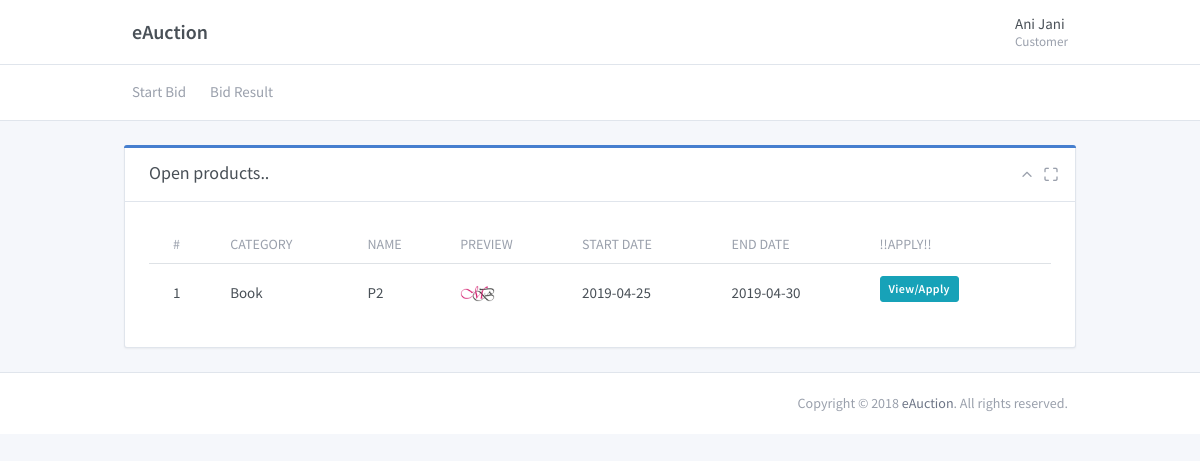
/bid_do.php (signed in), run on the app's committed database.
### tables this page shows
CREATE TABLE `category` (
  `cat_id` int(11) NOT NULL,
  `category` varchar(15) NOT NULL,
  `status` varchar(5) NOT NULL DEFAULT '-1',
  `added_by` varchar(5) NOT NULL DEFAULT '-1'
);

CREATE TABLE `product` (
  `pr_id` int(11) NOT NULL,
  `cat_id` int(11) NOT NULL,
  `name` varchar(50) NOT NULL,
  `price` varchar(50) NOT NULL,
  `mfg_yr` varchar(5) NOT NULL,
  `des` varchar(100) NOT NULL,
  `key_points` varchar(50) NOT NULL,
  `url` varchar(50) NOT NULL,
  `img` varchar(50) NOT NULL,
  `added_by` varchar(5) NOT NULL,
  `status` varchar(5) NOT NULL DEFAULT '-1'
);

CREATE TABLE `bid_info` (
  `bi_id` int(11) NOT NULL,
  `pr_id` int(11) NOT NULL,
  `start_date` date NOT NULL,
  `end_date` date NOT NULL,
  `status` varchar(5) NOT NULL DEFAULT '-1',
  `cu_id` varchar(5) NOT NULL DEFAULT '-1'
);

### bid_do.php (the view, shortened to what this page needs)
<?php
	include "head.php";
?>
<div class="col-lg-10 mx-auto my-md-5">
	<div class="col-xl-12" id="pr_list">
		<div class="card">
			<div class="card-header">
				<div class="card-status bg-blue"></div>
				<h3 class="card-title">Open products..</h3>
				<div class="card-options">
					<a href="#" class="card-options-collapse" data-toggle="card-collapse"><i class="fe fe-chevron-up"></i></a>
					<a href="#" class="card-options-fullscreen" data-toggle="card-fullscreen"><i class="fe fe-maximize"></i></a>
				</div>
			</div>
			<div class="card-body">
				<div class="table-responsive">
					<table class="table table-hover table-outline table-vcenter text-nowrap card-table">
						<thead>
							<tr>
								<th>#</th>
								<th>Category</th>
								<th>Name</th>
								<th>Preview</th>
								<th>Start Date</th>
								<th>End Date</th>
								<th>!!Apply!!</th>
							</tr>
						</thead>
						<tbody>
							<?php
								$uid=$_SESSION['uid'];
								$qone="SELECT * from category c, bid_info b inner join product p on b.pr_id=p.pr_id WHERE p.cat_id=c.cat_id && b.bi_id NOT IN (select bi_id from bids where cu_id='$uid')";
								$eone=$conn->query($qone);
								$i=0;
								while($r1=$eone->fetch_object()){
									$i++;
									echo "<tr>";
									echo "<td>$i</td>";
									echo "<td>$r1->category</td>";
									echo "<td>$r1->name</td>";
									echo "<td><a href='$r1->img' target='_blank'><img src='$r1->img' width='35px' /></a></td>";
									echo "<td>$r1->start_date</td>";
									echo "<td>$r1->end_date</td>";
									$sdate=strtotime($r1->start_date);
									$edate=strtotime($r1->end_date);
									$cdate=strtotime(date('Y-m-d'));
									if(($cdate>=$sdate) && ($cdate<=$edate)){
										$temp=$r1->bi_id;
										echo "<td><button class='btn btn-teal btn-sm' id='$r1->pr_id' onclick='show_info(this.id,$temp);'>View/Apply</button></td>";
									}
									else{
										echo "<td><label class='btn btn-cyan btn-sm'>View/Apply</label></td>";
									}
									echo "</tr>";
								}
							?>
						</tbody>
					</table>
				</div>
			</div>
		</div>
	</div>
</div>
<?php
	include "foot.php";
?>

### data on the page
category: category "Book", product.name "P2", product.img (picture), bid_info.start_date "2019-04-25", bid_info.end_date "2019-04-30"

### other printed values
$site_title "eAuction"
$_SESSION['uname'] "Ani Jani"
$_SESSION['ut_name'] "Customer"
